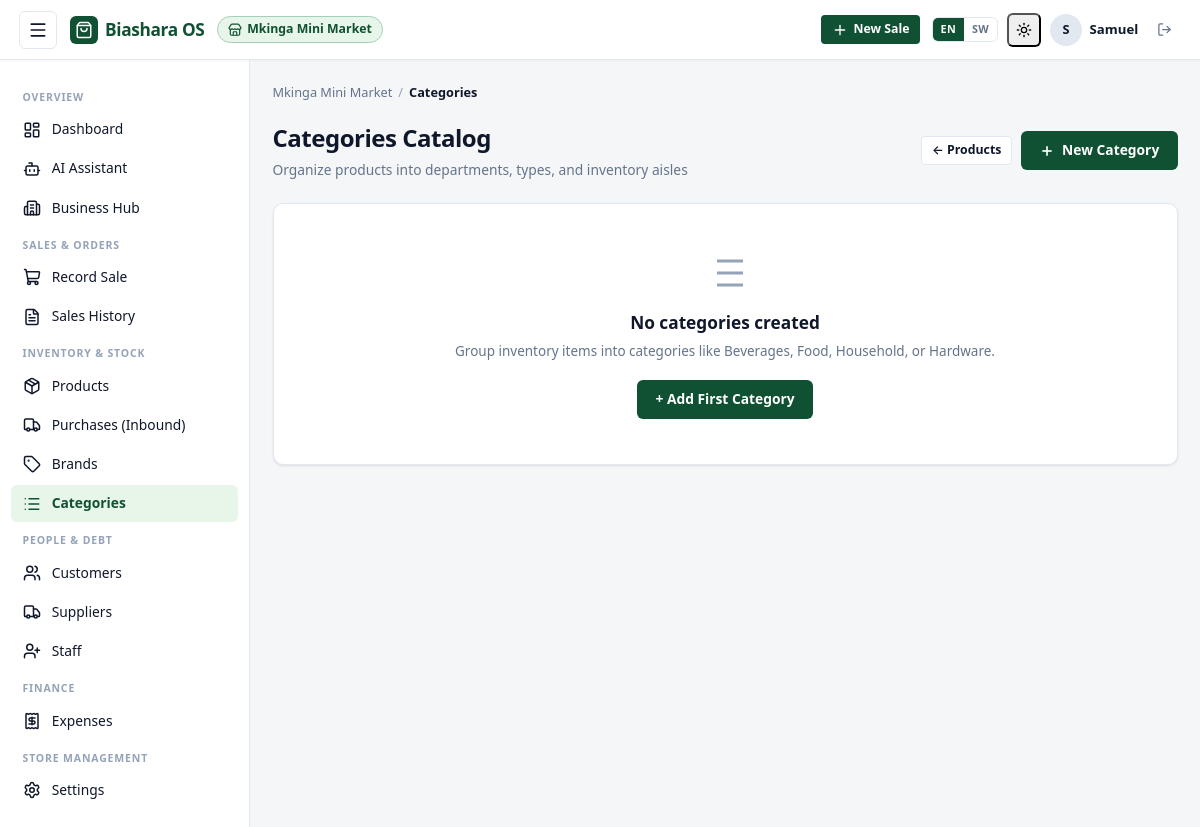
Before: /2/categories/ (signed in) with the older database file.
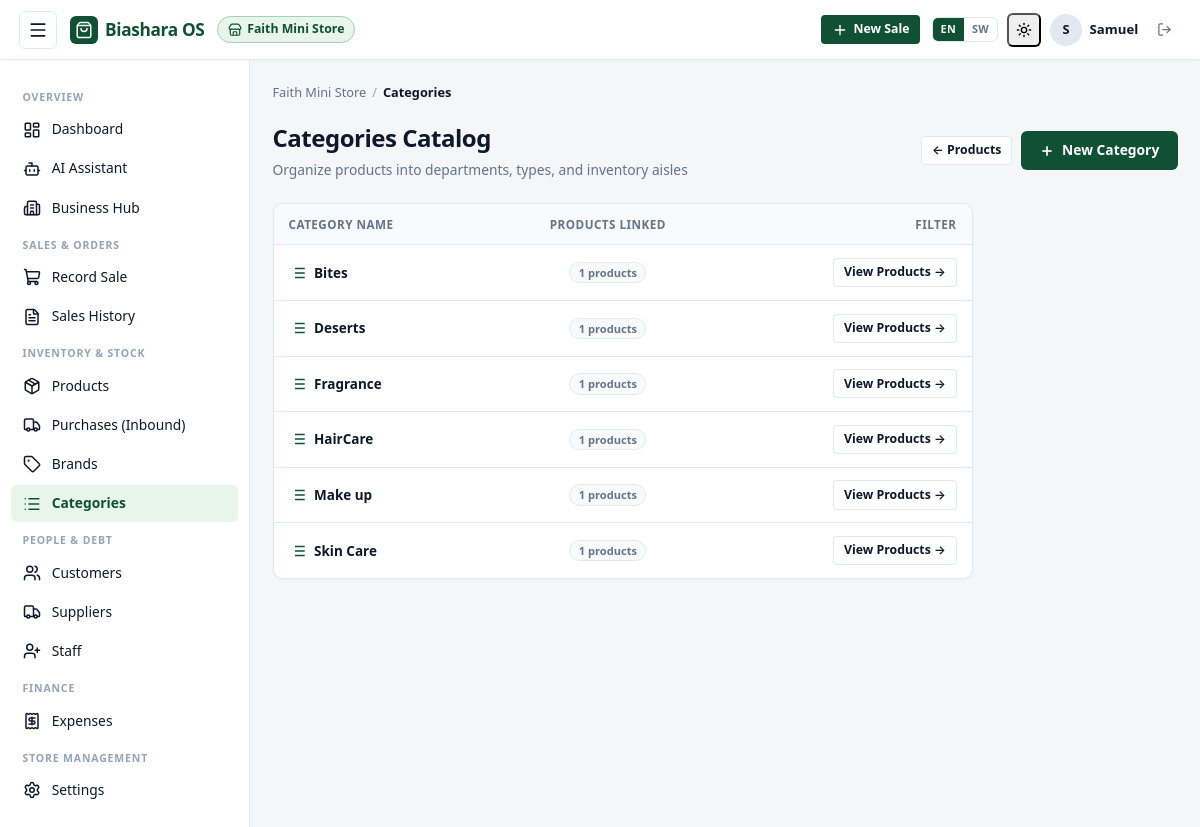
After: the same page with the newer database file.
### BusinessOs/models.py (models this page shows, shortened)
class Business(models.Model):
    owner = models.ForeignKey(
        settings.AUTH_USER_MODEL,
        on_delete=models.CASCADE,
        related_name="businesses",
    )
    name = models.CharField(max_length=150)
    location = models.CharField(max_length=200, blank=True)
    phone = models.CharField(max_length=20, blank=True)
    created_at = models.DateTimeField(auto_now_add=True)
    class Meta:
        ordering = ["-created_at"]
    def can_record_sales(self, user):
        if user == self.owner:
            return True
        return self.staff.filter(user=user).exists()

class Category(models.Model):
    business = models.ForeignKey(Business, on_delete=models.CASCADE, related_name="categories")
    name = models.CharField(max_length=100)
    class Meta:
        unique_together = ("business", "name")
        ordering = ["name"]
        verbose_name_plural = "categories"

### BusinessOs/views.py (the view)
# urls.py: path("<int:business_id>/categories/", views.CategoryListView.as_view(), name="category_list"),
class CategoryListView(BusinessAccessMixin, ListView):
    template_name = "sales/category_list.html"
    context_object_name = "categories"
    def get_queryset(self):
        return self.business.categories.all()

### BusinessOs/context_processors.py (called while the page is built)
def biashara_i18n(request):
    lang = request.session.get("biashara_lang") or request.session.get("_language")
    if not lang:
        lang = request.COOKIES.get("biashara_lang") or request.COOKIES.get("django_language")
    if not lang:
        lang = translation.get_language() or "en"
    if lang.startswith("sw"):
        lang = "sw"
    else:
        lang = "en"
    return {
        "current_lang": lang,
        "is_swahili": (lang == "sw"),
        "translations_sw_json": json.dumps(TRANSLATIONS_SW) if lang == "sw" else "{}",
    }

### BusinessOs/views.py (called while the page is built)
    def dispatch(self, request, *args, **kwargs):
        self.business = get_object_or_404(Business, pk=kwargs["business_id"])
        if not self.business.can_record_sales(request.user):
            raise PermissionDenied("You are not authorized for this business.")
        return super().dispatch(request, *args, **kwargs)

    def get_context_data(self, **kwargs):
        ctx = super().get_context_data(**kwargs)
        ctx["business"] = self.business
        return ctx

### BusinessOs/templates/sales/category_list.html (shortened to what this page needs)
{% extends "sales/base.html" %}
{% block crumb %}Categories{% endblock %}
{% block content %}
<div class="page-header">
  <div class="page-title-group">
    <h1>Categories Catalog</h1>
    <p>Organize products into departments, types, and inventory aisles</p>
  </div>
  <div class="page-actions">
    <a href="{% url 'product_list' business.id %}" class="btn btn-secondary btn-sm">&larr; Products</a>
    {% if business.owner_id == request.user.id %}
    <a href="{% url 'category_create' business.id %}" class="btn btn-primary">
      <svg width="16" height="16" viewBox="0 0 24 24" fill="none" stroke="currentColor" stroke-width="2.5"><line x1="12" y1="5" x2="12" y2="19"></line><line x1="5" y1="12" x2="19" y2="12"></line></svg>
      New Category
    </a>
    {% endif %}
  </div>
</div>
{% if categories %}
<div class="table-container" style="max-width: 700px;">
  <table class="data-table">
    <thead>
      <tr>
        <th>Category Name</th>
        <th style="text-align:center;">Products Linked</th>
        <th style="text-align:right;">Filter</th>
      </tr>
    </thead>
    <tbody>
      {% for cat in categories %}
      <tr>
        <td>
          <div style="display:flex; align-items:center; gap:0.5rem;">
            <strong>{{ cat.name }}</strong>
          </div>
        </td>
        <td style="text-align:center;">
          <span class="badge badge-neutral">{{ cat.products.count }} products</span>
        </td>
        <td style="text-align:right;">
          <a href="{% url 'product_list' business.id %}?category={{ cat.id }}" class="btn btn-secondary btn-sm">
            View Products &rarr;
          </a>
        </td>
      </tr>
      {% endfor %}
    </tbody>
  </table>
</div>
{% else %}
<div class="card empty-state">
  <div class="empty-state-icon">
    <svg viewBox="0 0 24 24" fill="none" stroke="currentColor" stroke-width="1.5"><line x1="8" y1="6" x2="21" y2="6"></line><line x1="8" y1="12" x2="21" y2="12"></line><line x1="8" y1="18" x2="21" y2="18"></line></svg>
  </div>
  <h3>No categories created</h3>
  <p>Group inventory items into categories like Beverages, Food, Household, or Hardware.</p>
  {% if business.owner_id == request.user.id %}
  <a href="{% url 'category_create' business.id %}" class="btn btn-primary">+ Add First Category</a>
  {% endif %}
</div>
{% endif %}
{% endblock %}

### BusinessOs/templates/sales/base.html (shortened to what the changed rows need)
{% load static %}<!DOCTYPE html>
<html lang="{{ current_lang|default:'en' }}" x-data="{ sidebarOpen: false }" :class="{ 'sidebar-mobile-open': sidebarOpen }">
<head>
  <link rel="stylesheet" href="{% static 'sales/css/style.css' %}?v=3.1">
</head>
<body>
<div class="app-wrapper">
  <header class="topbar">
    <div class="topbar-inner">
      <div class="topbar-left">
        {% if business %}
        <a href="{% url 'business_detail' business.id %}" class="business-tag" title="{{ business.name }}">
          <i data-lucide="store" style="width:14px;height:14px;flex-shrink:0;"></i>
          <span>{{ business.name }}</span>
        </a>
        {% endif %}
      </div>
    </div>
  </header>
  <div class="app-container">
    <main class="app-main">
      {% if business %}
      <nav class="breadcrumb-trail" aria-label="Breadcrumb">
        <a href="{% url 'business_dashboard' business.id %}">{{ business.name }}</a>
        <span class="breadcrumb-sep">/</span>
        <span class="breadcrumb-current">{% block crumb %}Overview{% endblock %}</span>
      </nav>
      {% endif %}
      {% block content %}{% endblock %}
    </main>
  </div>
</div>
</body>
</html>

Changed rows visible on the page:
changed Business: name "Mkinga Mini Market" → "Faith Mini Store"
added Category: name "Bites", products.count "1"
added Category: name "Deserts", products.count "1"
added Category: name "Fragrance", products.count "1"
added Category: name "HairCare", products.count "1"
added Category: name "Make up", products.count "1"
added Category: name "Skin Care", products.count "1"
Other visible differences:
text no longer shown: "No categories created Group inventory items into categories like Beverages, Food, Household, or Hardware. + Add First Category"
text now shown: "CATEGORY NAME PRODUCTS LINKED FILTER"
